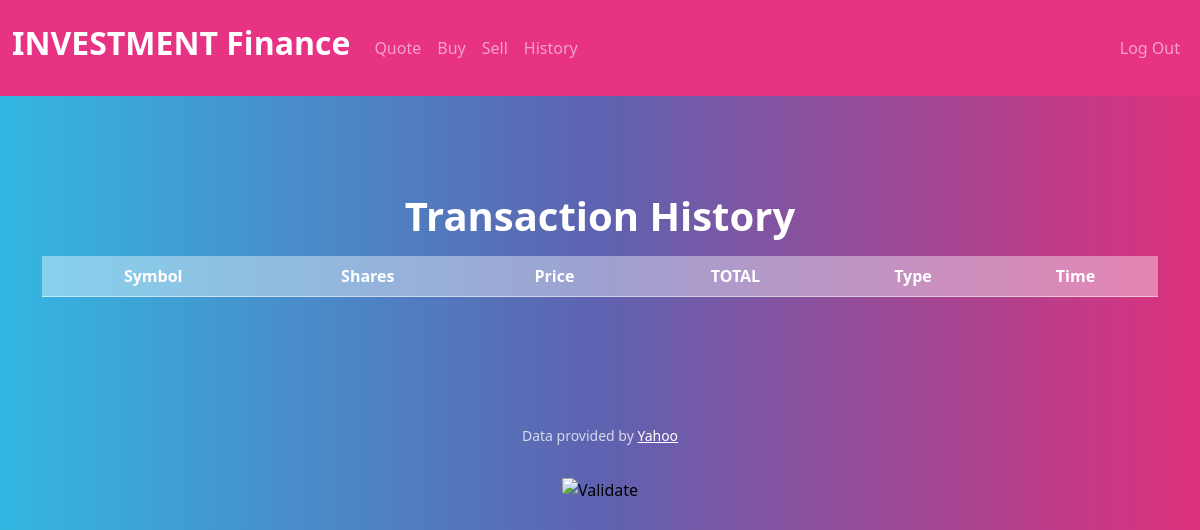
The app's page /history (signed in), older data.
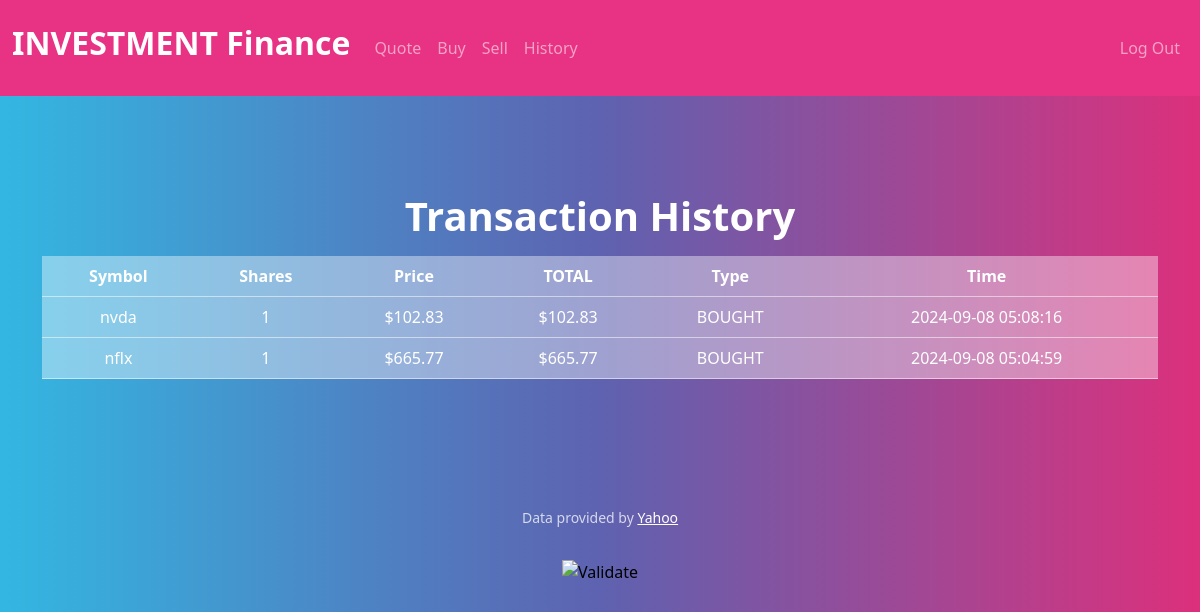
The same page, newer data.
### tables this page shows
CREATE TABLE transactions (
id INTEGER PRIMARY KEY AUTOINCREMENT NOT NULL,
user_id INTEGER NOT NULL,
symbol TEXT NOT NULL,
shares INTEGER NOT NULL,
price REAL NOT NULL,
total NUMERIC NOT NULL,
transaction_type TEXT NOT NULL, transaction_time TIMESTAMP DEFAULT CURRENT_TIMESTAMP,
FOREIGN KEY (user_id) REFERENCES users(id)
);

### app.py (the view)
@app.route("/history", methods=["GET","POST"])
@login_required
def history():
    user_id = session["user_id"]
    transactions = db.execute("""
                              SELECT symbol, price, shares, total, transaction_time, transaction_type
                              FROM transactions
                              WHERE user_id = ?
                              ORDER BY transaction_time DESC""",
                              user_id)
    return render_template("history.html", transactions=transactions)

### app.py (called while the page is built)
@app.after_request
def after_request(response):
    response.headers["Cache-Control"] = "no-cache, no-store, must-revalidate"
    response.headers["Expires"] = 0
    response.headers["Pragma"] = "no-cache"
    return response

### templates/helpers.py (called while the page is built)
def login_required(f):
    @wraps(f)
    def decorated_function(*args, **kwargs):
        if session.get("user_id") is None:
            return redirect("/login")
        return f(*args, **kwargs)
    return decorated_function

def usd(value):
    return f"${value:,.2f}"

### templates/history.html (shortened to what this page needs)
{% extends "layout.html" %}
{% block main %}
    <h1>Transaction History</h1>
    <div class="table-responsive">
        <table class="table table-hover">
            <thead>
                <tr class="table-secondary">
                    <th>Symbol</th>
                    <th>Shares</th>
                    <th>Price</th>
                    <th>TOTAL</th>
                    <th>Type</th>
                    <th>Time</th>
                </tr>
            </thead>
            <tbody>
                {% for stock in transactions %}
                    <tr class="table-secondary">
                        <td>{{ stock.symbol }}</td>
                        <td>{{ stock.shares }}</td>
                        <td>{{ stock.price | usd }}</td>
                        <td>{{ stock.total | usd }}</td>
                        <td>{{ stock.transaction_type }}</td>
                        <td>{{ stock.transaction_time }}</td>
                    </tr>
                {% endfor %}
            </tbody>
        </table>
    </div>
{% endblock %}

### templates/layout.html (shortened to what this page needs)
<!DOCTYPE html>
<html lang="en">
    <head>
        <link href="/static/bootstrap.min.css" rel="stylesheet">
        <link href="/static/styles.css" rel="stylesheet">
    </head>
    <body>
        <nav class="navbar navbar-expand-lg bg-primary" data-bs-theme="dark">
            <div class="container-fluid">
                <h1>
                    <a class="navbar-brand" href="/">INVESTMENT Finance</a>
                </h1>
                <div class="collapse navbar-collapse" id="navbarColor01">
                    <ul class="navbar-nav me-auto">
                        {% if session["user_id"] %}
                            <li class="nav-item">
                                <a class="nav-link" href="/quote">Quote</a>
                            </li>
                            <li class="nav-item">
                                <a class="nav-link" href="/buy">Buy</a>
                            </li>
                            <li class="nav-item">
                                <a class="nav-link" href="/sell">Sell</a>
                            </li>
                            <li class="nav-item">
                                <a class="nav-link" href="/history">History</a>
                            </li>
                        {% endif %}
                    </ul>
                    {% if session["user_id"] %}
                        <ul class="navbar-nav ms-auto">
                            <li class="nav-item">
                                <a class="nav-link" href="/logout">Log Out</a>
                            </li>
                        </ul>
                    {% endif %}
                </div>
            </div>
        </nav>
        <main class="container py-5 text-center">
            {% block main %}{% endblock %}
        </main>
        <footer class="mb-5">
            <p class="mb-3 small text-center text-muted">
                Data provided by <a href="https://finance.yahoo.com/">Yahoo</a>
            </p>
            <form action="https://validator.w3.org/check" class="text-center" enctype="multipart/form-data" method="post" target="_blank">
                <input alt="Validate" src="/static/I_heart_validator.png" type="image">
            </form>
        </footer>
    </body>
</html>

### static/styles.css (style rules this page uses)
nav .navbar-brand { font-size: xx-large; }

Row changes from the older to the newer data that the page shows:
added transactions: symbol "nvda", shares "1", price "$102.83", total "$102.83", transaction_type "BOUGHT", transaction_time "2024-09-08 05:08:16"
added transactions: symbol "nflx", shares "1", price "$665.77", total "$665.77", transaction_type "BOUGHT", transaction_time "2024-09-08 05:04:59"
